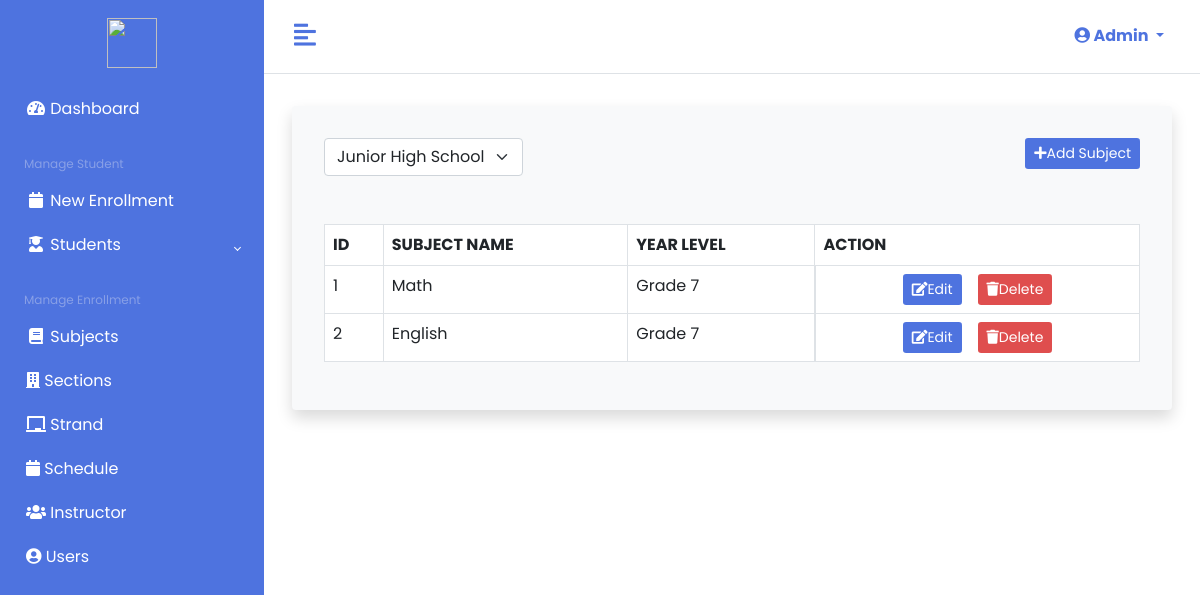
The app's page /admin/subject.php (signed in), older data.
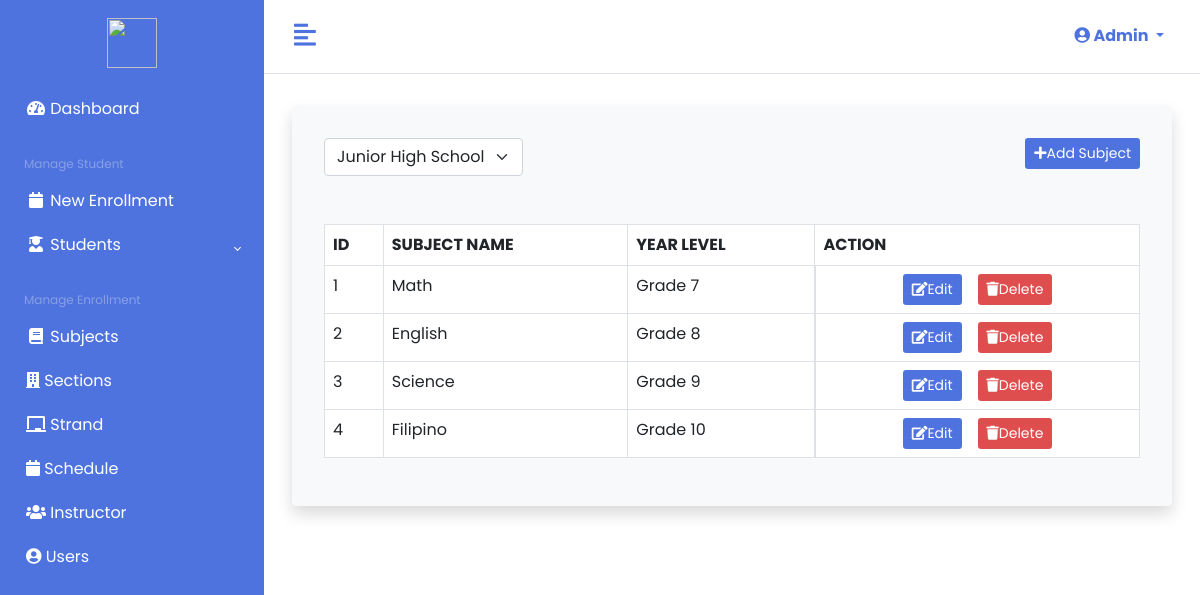
The same page, newer data.
### tables this page shows
CREATE TABLE `subjects` (
  `SUBJECT_ID` int(20) NOT NULL,
  `SUBJECT` varchar(255) NOT NULL,
  `YEAR_LEVEL` varchar(255) NOT NULL
);

### private/config/Database.php (called while the page is built, shortened)
<?php
class Database
{
    protected $localhost = "localhost";
    protected $username = "root";
    protected $password = "";
    protected $database = "enrollment_system_db";
    protected $conn;
    public function __construct()
    {
        try {
            $this->conn = new PDO("mysql:host=$this->localhost;dbname=$this->database", $this->username, $this->password);
            $this->conn->setAttribute(PDO::ATTR_ERRMODE, PDO::ERRMODE_EXCEPTION);
        } catch (PDOException $e) {
            echo "Connection failed: " . $e->getMessage();
        }
    }
    public function getAll($TableName)
    {
        $sql = "SELECT * FROM `$TableName`";
        $stmt = $this->conn->prepare($sql);
        $stmt->execute();
        return $stmt;
    }
}

### private/classes/admin/SubjectClass.php (called while the page is built, shortened)
<?php
class SubjectClass extends Database
{
    public function fetch_subject()
    {
        $query = $this->getAll('subjects');
        while ($row = $query->fetch(PDO::FETCH_OBJ)) {
            $data[] = $row;
        }
        return isset($data) ? $data : false;
    }
}

### admin/subject.php (the view, shortened to what this page needs)
<?php
$subject = new SubjectClass;
$subject->index();
$subject->create_subject();
$data = $subject->fetch_subject();
?>
<!DOCTYPE html>
<html lang="en">
<head>
    <link href="<?= ADMIN_ASSET . 'fontawesome/css/all.min.css'; ?>" rel="stylesheet">
    <link href="<?= ADMIN_ASSET . 'bootstrap/css/bootstrap.min.css'; ?>" rel="stylesheet">
    <link href="<?= ADMIN_ASSET . 'css/style.css'; ?>" rel="stylesheet">
    <link href="<?= ADMIN_ASSET . 'css/datatables.min.css'; ?>" rel="stylesheet">
</head>
<body>
    <div class="d-flex">
        <?php include_once ADMIN_ASSET . 'include/sidebar.php'; ?>
        <div class="main">
            <?php include_once ADMIN_ASSET . 'include/navbar.php'; ?>
            <main class="p-3">
                <div class="container-fluid">
                    <div class="row mt-3">
                        <div class="col-sm-12">
                            <div class="card shadow border-0 p-3 bg-light">
                                <div class="card-body">
                                    <div class="mb-5 justify-content-between d-flex">
                                        <div>
                                            <select class="form-select" name="dynamic_select" id="dynamic_select">
                                                <option selected hidden>Junior High School</option>
                                            </select>
                                        </div>
                                        <div>
                                            <button class="btn btn-sm btn-blue" data-bs-toggle="modal" data-bs-target="#add-subject-modal"><i class="fas fa-plus"></i>Add Subject</button>
                                        </div>
                                    </div>
                                    <table class="table table-bordered bg-body" id="table">
                                        <thead>
                                            <tr>
                                                <th>ID</th>
                                                <th>SUBJECT NAME</th>
                                                <th>YEAR LEVEL</th>
                                                <th>ACTION</th>
                                            </tr>
                                        </thead>
                                        <tbody>
                                            <?php if ($data): ?>
                                                <?php
                                                $no = 1;
                                                foreach ($data as $row):
                                                ?>
                                                    <tr>
                                                        <td><?= $no++ ?></td>
                                                        <td><?= $row->SUBJECT ?></td>
                                                        <td><?= $row->YEAR_LEVEL ?></td>
                                                        <td class="justify-content-center d-flex">
                                                            <button id="edit-btn" value="<?= $row->SUBJECT_ID ?>" class="btn btn-sm btn-blue mx-2"><i class="fas fa-edit"></i>Edit</button>
                                                            <a href="subject.php?delete_id=<?= $row->SUBJECT_ID ?>" onclick="return window.confirm('Are you want to delete?')" class="btn btn-sm btn-red mx-2"><i class="fas fa-trash"></i>Delete</a>
                                                        </td>
                                                    </tr>
                                                <?php endforeach; ?>
                                            <?php endif; ?>
                                        </tbody>
                                    </table>
                                </div>
                            </div>
                        </div>
                    </div>
                </div>
            </main>
        </div>
    </div>
</body>
</html>

Row changes from the older to the newer data that the page shows:
changed subjects "English": YEAR_LEVEL "Grade 7" → "Grade 8"
added subjects: SUBJECT "Science", YEAR_LEVEL "Grade 9", $row->SUBJECT_ID 5 (drawn)
added subjects: SUBJECT "Filipino", YEAR_LEVEL "Grade 10", $row->SUBJECT_ID 6 (drawn)
